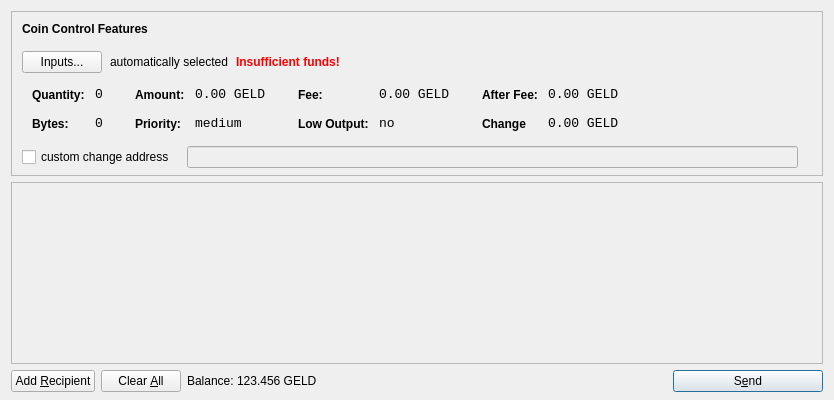
<?xml version="1.0" encoding="UTF-8"?>
<ui version="4.0">
 <class>SendCoinsDialog</class>
 <widget class="QDialog" name="SendCoinsDialog">
  <property name="geometry">
   <rect>
    <x>0</x>
    <y>0</y>
    <width>650</width>
    <height>400</height>
   </rect>
  </property>
  <property name="windowTitle">
   <string>Send Coins</string>
  </property>
  <layout class="QVBoxLayout" name="verticalLayout" stretch="0,1,0">
   <property name="bottomMargin">
    <number>8</number>
   </property>
   <item>
    <widget class="QFrame" name="frameCoinControl">
     <property name="sizePolicy">
      <sizepolicy hsizetype="Expanding" vsizetype="Expanding">
       <horstretch>0</horstretch>
       <verstretch>0</verstretch>
      </sizepolicy>
     </property>
     <property name="maximumSize">
      <size>
       <width>16777215</width>
       <height>16777215</height>
      </size>
     </property>
     <property name="frameShape">
      <enum>QFrame::StyledPanel</enum>
     </property>
     <property name="frameShadow">
      <enum>QFrame::Sunken</enum>
     </property>
     <layout class="QVBoxLayout" name="verticalLayoutCoinControl2">
      <property name="spacing">
       <number>-1</number>
      </property>
      <property name="leftMargin">
       <number>0</number>
      </property>
      <property name="topMargin">
       <number>0</number>
      </property>
      <property name="rightMargin">
       <number>0</number>
      </property>
      <property name="bottomMargin">
       <number>6</number>
      </property>
      <item>
       <layout class="QVBoxLayout" name="verticalLayoutCoinControl" stretch="0,0,0,0,1">
        <property name="spacing">
         <number>0</number>
        </property>
        <property name="leftMargin">
         <number>10</number>
        </property>
        <property name="topMargin">
         <number>10</number>
        </property>
        <item>
         <layout class="QHBoxLayout" name="horizontalLayoutCoinControl1">
          <property name="bottomMargin">
           <number>15</number>
          </property>
          <item>
           <widget class="QLabel" name="labelCoinControlFeatures">
            <property name="sizePolicy">
             <sizepolicy hsizetype="Preferred" vsizetype="Maximum">
              <horstretch>0</horstretch>
              <verstretch>0</verstretch>
             </sizepolicy>
            </property>
            <property name="font">
             <font>
              <weight>75</weight>
              <bold>true</bold>
             </font>
            </property>
            <property name="styleSheet">
             <string notr="true">font-weight:bold;</string>
            </property>
            <property name="text">
             <string>Coin Control Features</string>
            </property>
           </widget>
          </item>
         </layout>
        </item>
        <item>
         <layout class="QHBoxLayout" name="horizontalLayoutCoinControl2" stretch="0,0,0,0">
          <property name="spacing">
           <number>8</number>
          </property>
          <property name="bottomMargin">
           <number>10</number>
          </property>
          <item>
           <widget class="QPushButton" name="pushButtonCoinControl">
            <property name="styleSheet">
             <string notr="true"/>
            </property>
            <property name="text">
             <string>Inputs...</string>
            </property>
           </widget>
          </item>
          <item>
           <widget class="QLabel" name="labelCoinControlAutomaticallySelected">
            <property name="text">
             <string>automatically selected</string>
            </property>
            <property name="margin">
             <number>5</number>
            </property>
           </widget>
          </item>
          <item>
           <widget class="QLabel" name="labelCoinControlInsuffFunds">
            <property name="font">
             <font>
              <weight>75</weight>
              <bold>true</bold>
             </font>
            </property>
            <property name="styleSheet">
             <string notr="true">color:red;font-weight:bold;</string>
            </property>
            <property name="text">
             <string>Insufficient funds!</string>
            </property>
            <property name="margin">
             <number>5</number>
            </property>
           </widget>
          </item>
          <item>
           <spacer name="horizontalSpacerCoinControl">
            <property name="orientation">
             <enum>Qt::Horizontal</enum>
            </property>
            <property name="sizeHint" stdset="0">
             <size>
              <width>40</width>
              <height>1</height>
             </size>
            </property>
           </spacer>
          </item>
         </layout>
        </item>
        <item>
         <widget class="QWidget" name="widgetCoinControl" native="true">
          <property name="sizePolicy">
           <sizepolicy hsizetype="Preferred" vsizetype="Preferred">
            <horstretch>0</horstretch>
            <verstretch>0</verstretch>
           </sizepolicy>
          </property>
          <property name="minimumSize">
           <size>
            <width>0</width>
            <height>0</height>
           </size>
          </property>
          <property name="styleSheet">
           <string notr="true"/>
          </property>
          <layout class="QHBoxLayout" name="horizontalLayoutCoinControl5">
           <property name="margin">
            <number>0</number>
           </property>
           <item>
            <layout class="QHBoxLayout" name="horizontalLayoutCoinControl3" stretch="0,0,0,1">
             <property name="spacing">
              <number>20</number>
             </property>
             <property name="topMargin">
              <number>0</number>
             </property>
             <property name="bottomMargin">
              <number>10</number>
             </property>
             <item>
              <layout class="QFormLayout" name="formLayoutCoinControl1">
               <property name="horizontalSpacing">
                <number>10</number>
               </property>
               <property name="verticalSpacing">
                <number>14</number>
               </property>
               <property name="leftMargin">
                <number>10</number>
               </property>
               <property name="topMargin">
                <number>4</number>
               </property>
               <property name="rightMargin">
                <number>6</number>
               </property>
               <item row="0" column="0">
                <widget class="QLabel" name="labelCoinControlQuantityText">
                 <property name="styleSheet">
                  <string notr="true">font-weight:bold;</string>
                 </property>
                 <property name="text">
                  <string>Quantity:</string>
                 </property>
                 <property name="margin">
                  <number>0</number>
                 </property>
                </widget>
               </item>
               <item row="0" column="1">
                <widget class="QLabel" name="labelCoinControlQuantity">
                 <property name="font">
                  <font>
                   <family>Monospace</family>
                   <pointsize>10</pointsize>
                  </font>
                 </property>
                 <property name="cursor">
                  <cursorShape>IBeamCursor</cursorShape>
                 </property>
                 <property name="contextMenuPolicy">
                  <enum>Qt::ActionsContextMenu</enum>
                 </property>
                 <property name="text">
                  <string>0</string>
                 </property>
                 <property name="margin">
                  <number>0</number>
                 </property>
                 <property name="textInteractionFlags">
                  <set>Qt::LinksAccessibleByMouse|Qt::TextSelectableByKeyboard|Qt::TextSelectableByMouse</set>
                 </property>
                </widget>
               </item>
               <item row="1" column="0">
                <widget class="QLabel" name="labelCoinControlBytesText">
                 <property name="styleSheet">
                  <string notr="true">font-weight:bold;</string>
                 </property>
                 <property name="text">
                  <string>Bytes:</string>
                 </property>
                </widget>
               </item>
               <item row="1" column="1">
                <widget class="QLabel" name="labelCoinControlBytes">
                 <property name="font">
                  <font>
                   <family>Monospace</family>
                   <pointsize>10</pointsize>
                  </font>
                 </property>
                 <property name="cursor">
                  <cursorShape>IBeamCursor</cursorShape>
                 </property>
                 <property name="contextMenuPolicy">
                  <enum>Qt::ActionsContextMenu</enum>
                 </property>
                 <property name="text">
                  <string>0</string>
                 </property>
                 <property name="textInteractionFlags">
                  <set>Qt::LinksAccessibleByMouse|Qt::TextSelectableByKeyboard|Qt::TextSelectableByMouse</set>
                 </property>
                </widget>
               </item>
              </layout>
             </item>
             <item>
              <layout class="QFormLayout" name="formLayoutCoinControl2">
               <property name="horizontalSpacing">
                <number>10</number>
               </property>
               <property name="verticalSpacing">
                <number>14</number>
               </property>
               <property name="leftMargin">
                <number>6</number>
               </property>
               <property name="topMargin">
                <number>4</number>
               </property>
               <property name="rightMargin">
                <number>6</number>
               </property>
               <item row="0" column="0">
                <widget class="QLabel" name="labelCoinControlAmountText">
                 <property name="styleSheet">
                  <string notr="true">font-weight:bold;</string>
                 </property>
                 <property name="text">
                  <string>Amount:</string>
                 </property>
                 <property name="margin">
                  <number>0</number>
                 </property>
                </widget>
               </item>
               <item row="0" column="1">
                <widget class="QLabel" name="labelCoinControlAmount">
                 <property name="font">
                  <font>
                   <family>Monospace</family>
                   <pointsize>10</pointsize>
                  </font>
                 </property>
                 <property name="cursor">
                  <cursorShape>IBeamCursor</cursorShape>
                 </property>
                 <property name="contextMenuPolicy">
                  <enum>Qt::ActionsContextMenu</enum>
                 </property>
                 <property name="text">
                  <string>0.00 GELD</string>
                 </property>
                 <property name="textInteractionFlags">
                  <set>Qt::LinksAccessibleByMouse|Qt::TextSelectableByKeyboard|Qt::TextSelectableByMouse</set>
                 </property>
                </widget>
               </item>
               <item row="1" column="0">
                <widget class="QLabel" name="labelCoinControlPriorityText">
                 <property name="styleSheet">
                  <string notr="true">font-weight:bold;</string>
                 </property>
                 <property name="text">
                  <string>Priority:</string>
                 </property>
                </widget>
               </item>
               <item row="1" column="1">
                <widget class="QLabel" name="labelCoinControlPriority">
                 <property name="font">
                  <font>
                   <family>Monospace</family>
                   <pointsize>10</pointsize>
                  </font>
                 </property>
                 <property name="cursor">
                  <cursorShape>IBeamCursor</cursorShape>
                 </property>
                 <property name="contextMenuPolicy">
                  <enum>Qt::ActionsContextMenu</enum>
                 </property>
                 <property name="text">
                  <string>medium</string>
                 </property>
                 <property name="textInteractionFlags">
                  <set>Qt::LinksAccessibleByMouse|Qt::TextSelectableByKeyboard|Qt::TextSelectableByMouse</set>
                 </property>
                </widget>
               </item>
              </layout>
             </item>
             <item>
              <layout class="QFormLayout" name="formLayoutCoinControl3">
               <property name="horizontalSpacing">
                <number>10</number>
               </property>
               <property name="verticalSpacing">
                <number>14</number>
               </property>
               <property name="leftMargin">
                <number>6</number>
               </property>
               <property name="topMargin">
                <number>4</number>
               </property>
               <property name="rightMargin">
                <number>6</number>
               </property>
               <item row="0" column="0">
                <widget class="QLabel" name="labelCoinControlFeeText">
                 <property name="styleSheet">
                  <string notr="true">font-weight:bold;</string>
                 </property>
                 <property name="text">
                  <string>Fee:</string>
                 </property>
                 <property name="margin">
                  <number>0</number>
                 </property>
                </widget>
               </item>
               <item row="0" column="1">
                <widget class="QLabel" name="labelCoinControlFee">
                 <property name="font">
                  <font>
                   <family>Monospace</family>
                   <pointsize>10</pointsize>
                  </font>
                 </property>
                 <property name="cursor">
                  <cursorShape>IBeamCursor</cursorShape>
                 </property>
                 <property name="contextMenuPolicy">
                  <enum>Qt::ActionsContextMenu</enum>
                 </property>
                 <property name="text">
                  <string>0.00 GELD</string>
                 </property>
                 <property name="textInteractionFlags">
                  <set>Qt::LinksAccessibleByMouse|Qt::TextSelectableByKeyboard|Qt::TextSelectableByMouse</set>
                 </property>
                </widget>
               </item>
               <item row="1" column="0">
                <widget class="QLabel" name="labelCoinControlLowOutputText">
                 <property name="styleSheet">
                  <string notr="true">font-weight:bold;</string>
                 </property>
                 <property name="text">
                  <string>Low Output:</string>
                 </property>
                </widget>
               </item>
               <item row="1" column="1">
                <widget class="QLabel" name="labelCoinControlLowOutput">
                 <property name="font">
                  <font>
                   <family>Monospace</family>
                   <pointsize>10</pointsize>
                  </font>
                 </property>
                 <property name="cursor">
                  <cursorShape>IBeamCursor</cursorShape>
                 </property>
                 <property name="contextMenuPolicy">
                  <enum>Qt::ActionsContextMenu</enum>
                 </property>
                 <property name="text">
                  <string>no</string>
                 </property>
                 <property name="textInteractionFlags">
                  <set>Qt::LinksAccessibleByMouse|Qt::TextSelectableByKeyboard|Qt::TextSelectableByMouse</set>
                 </property>
                </widget>
               </item>
              </layout>
             </item>
             <item>
              <layout class="QFormLayout" name="formLayoutCoinControl4">
               <property name="horizontalSpacing">
                <number>10</number>
               </property>
               <property name="verticalSpacing">
                <number>14</number>
               </property>
               <property name="leftMargin">
                <number>6</number>
               </property>
               <property name="topMargin">
                <number>4</number>
               </property>
               <property name="rightMargin">
                <number>6</number>
               </property>
               <item row="0" column="0">
                <widget class="QLabel" name="labelCoinControlAfterFeeText">
                 <property name="styleSheet">
                  <string notr="true">font-weight:bold;</string>
                 </property>
                 <property name="text">
                  <string>After Fee:</string>
                 </property>
                 <property name="margin">
                  <number>0</number>
                 </property>
                </widget>
               </item>
               <item row="0" column="1">
                <widget class="QLabel" name="labelCoinControlAfterFee">
                 <property name="font">
                  <font>
                   <family>Monospace</family>
                   <pointsize>10</pointsize>
                  </font>
                 </property>
                 <property name="cursor">
                  <cursorShape>IBeamCursor</cursorShape>
                 </property>
                 <property name="contextMenuPolicy">
                  <enum>Qt::ActionsContextMenu</enum>
                 </property>
                 <property name="text">
                  <string>0.00 GELD</string>
                 </property>
                 <property name="textInteractionFlags">
                  <set>Qt::LinksAccessibleByMouse|Qt::TextSelectableByKeyboard|Qt::TextSelectableByMouse</set>
                 </property>
                </widget>
               </item>
               <item row="1" column="0">
                <widget class="QLabel" name="labelCoinControlChangeText">
                 <property name="styleSheet">
                  <string notr="true">font-weight:bold;</string>
                 </property>
                 <property name="text">
                  <string>Change</string>
                 </property>
                </widget>
               </item>
               <item row="1" column="1">
                <widget class="QLabel" name="labelCoinControlChange">
                 <property name="font">
                  <font>
                   <family>Monospace</family>
                   <pointsize>10</pointsize>
                  </font>
                 </property>
                 <property name="cursor">
                  <cursorShape>IBeamCursor</cursorShape>
                 </property>
                 <property name="contextMenuPolicy">
                  <enum>Qt::ActionsContextMenu</enum>
                 </property>
                 <property name="text">
                  <string>0.00 GELD</string>
                 </property>
                 <property name="textInteractionFlags">
                  <set>Qt::LinksAccessibleByMouse|Qt::TextSelectableByKeyboard|Qt::TextSelectableByMouse</set>
                 </property>
                </widget>
               </item>
              </layout>
             </item>
            </layout>
           </item>
          </layout>
         </widget>
        </item>
        <item>
         <layout class="QHBoxLayout" name="horizontalLayoutCoinControl4" stretch="0,0,0">
          <property name="spacing">
           <number>12</number>
          </property>
          <property name="sizeConstraint">
           <enum>QLayout::SetDefaultConstraint</enum>
          </property>
          <property name="topMargin">
           <number>5</number>
          </property>
          <property name="rightMargin">
           <number>5</number>
          </property>
          <item>
           <widget class="QCheckBox" name="checkBoxCoinControlChange">
            <property name="text">
             <string>custom change address</string>
            </property>
           </widget>
          </item>
          <item>
           <widget class="QLineEdit" name="lineEditCoinControlChange">
            <property name="enabled">
             <bool>false</bool>
            </property>
            <property name="sizePolicy">
             <sizepolicy hsizetype="Expanding" vsizetype="Fixed">
              <horstretch>0</horstretch>
              <verstretch>0</verstretch>
             </sizepolicy>
            </property>
           </widget>
          </item>
          <item>
           <widget class="QLabel" name="labelCoinControlChangeLabel">
            <property name="sizePolicy">
             <sizepolicy hsizetype="Preferred" vsizetype="Expanding">
              <horstretch>0</horstretch>
              <verstretch>0</verstretch>
             </sizepolicy>
            </property>
            <property name="minimumSize">
             <size>
              <width>0</width>
              <height>0</height>
             </size>
            </property>
            <property name="text">
             <string/>
            </property>
            <property name="margin">
             <number>3</number>
            </property>
           </widget>
          </item>
         </layout>
        </item>
        <item>
         <spacer name="verticalSpacerCoinControl">
          <property name="orientation">
           <enum>Qt::Vertical</enum>
          </property>
          <property name="sizeHint" stdset="0">
           <size>
            <width>800</width>
            <height>1</height>
           </size>
          </property>
         </spacer>
        </item>
       </layout>
      </item>
     </layout>
    </widget>
   </item>
   <item>
    <widget class="QScrollArea" name="scrollArea">
     <property name="widgetResizable">
      <bool>true</bool>
     </property>
     <widget class="QWidget" name="scrollAreaWidgetContents">
      <property name="geometry">
       <rect>
        <x>0</x>
        <y>0</y>
        <width>830</width>
        <height>165</height>
       </rect>
      </property>
      <layout class="QVBoxLayout" name="verticalLayout_2">
       <property name="margin">
        <number>0</number>
       </property>
       <item>
        <layout class="QVBoxLayout" name="entries">
         <property name="spacing">
          <number>6</number>
         </property>
        </layout>
       </item>
       <item>
        <spacer name="verticalSpacer">
         <property name="orientation">
          <enum>Qt::Vertical</enum>
         </property>
         <property name="sizeHint" stdset="0">
          <size>
           <width>20</width>
           <height>40</height>
          </size>
         </property>
        </spacer>
       </item>
      </layout>
     </widget>
    </widget>
   </item>
   <item>
    <layout class="QHBoxLayout" name="horizontalLayout">
     <item>
      <widget class="QPushButton" name="addButton">
       <property name="toolTip">
        <string>Send to multiple recipients at once</string>
       </property>
       <property name="text">
        <string>Add &amp;Recipient</string>
       </property>
       <property name="icon">
        <iconset resource="../bitcoin.qrc">
         <normaloff>:/icons/add</normaloff>:/icons/add</iconset>
       </property>
       <property name="autoDefault">
        <bool>false</bool>
       </property>
      </widget>
     </item>
     <item>
      <widget class="QPushButton" name="clearButton">
       <property name="sizePolicy">
        <sizepolicy hsizetype="Minimum" vsizetype="Fixed">
         <horstretch>0</horstretch>
         <verstretch>0</verstretch>
        </sizepolicy>
       </property>
       <property name="toolTip">
        <string>Remove all transaction fields</string>
       </property>
       <property name="text">
        <string>Clear &amp;All</string>
       </property>
       <property name="icon">
        <iconset resource="../bitcoin.qrc">
         <normaloff>:/icons/remove</normaloff>:/icons/remove</iconset>
       </property>
       <property name="autoRepeatDelay">
        <number>300</number>
       </property>
       <property name="autoDefault">
        <bool>false</bool>
       </property>
      </widget>
     </item>
     <item>
      <layout class="QHBoxLayout" name="horizontalLayout_2">
       <property name="spacing">
        <number>3</number>
       </property>
       <item>
        <widget class="QLabel" name="label">
         <property name="sizePolicy">
          <sizepolicy hsizetype="Preferred" vsizetype="Fixed">
           <horstretch>0</horstretch>
           <verstretch>0</verstretch>
          </sizepolicy>
         </property>
         <property name="text">
          <string>Balance:</string>
         </property>
        </widget>
       </item>
       <item>
        <widget class="QLabel" name="labelBalance">
         <property name="sizePolicy">
          <sizepolicy hsizetype="Preferred" vsizetype="Fixed">
           <horstretch>0</horstretch>
           <verstretch>0</verstretch>
          </sizepolicy>
         </property>
         <property name="cursor">
          <cursorShape>IBeamCursor</cursorShape>
         </property>
         <property name="text">
          <string>123.456 GELD</string>
         </property>
         <property name="textInteractionFlags">
          <set>Qt::LinksAccessibleByMouse|Qt::TextSelectableByKeyboard|Qt::TextSelectableByMouse</set>
         </property>
        </widget>
       </item>
      </layout>
     </item>
     <item>
      <spacer name="horizontalSpacer">
       <property name="orientation">
        <enum>Qt::Horizontal</enum>
       </property>
       <property name="sizeHint" stdset="0">
        <size>
         <width>40</width>
         <height>20</height>
        </size>
       </property>
      </spacer>
     </item>
     <item>
      <widget class="QPushButton" name="sendButton">
       <property name="minimumSize">
        <size>
         <width>150</width>
         <height>0</height>
        </size>
       </property>
       <property name="toolTip">
        <string>Confirm the send action</string>
       </property>
       <property name="text">
        <string>S&amp;end</string>
       </property>
       <property name="icon">
        <iconset resource="../bitcoin.qrc">
         <normaloff>:/icons/send</normaloff>:/icons/send</iconset>
       </property>
       <property name="default">
        <bool>true</bool>
       </property>
      </widget>
     </item>
    </layout>
   </item>
  </layout>
 </widget>
 <resources>
  <include location="../bitcoin.qrc"/>
 </resources>
 <connections/>
</ui>
